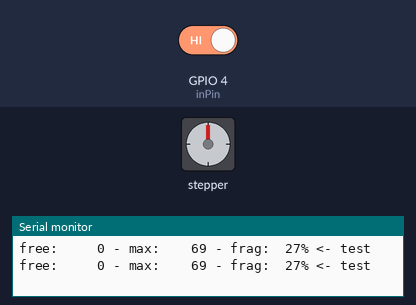
The sketch below on a simulated ESP8266 (NodeMCU). Shown: stepper motor, the last lines printed to the serial monitor. The test bench sets the inputs (shaded band); at power-on: GPIO 4 (inPin) HIGH. WiFi joins after 1.5 s; servers stay silent unless stated; stepper angles assume 2048 steps per turn.

Above: at 6.7 s.
6.8 s: GPIO 4 (inPin) driven LOW
At 6.95 s:
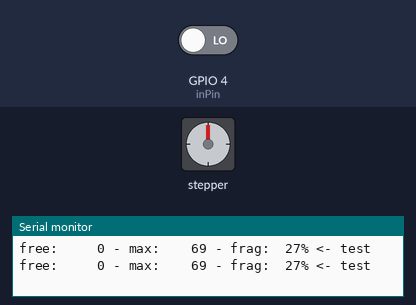
9.8 s: GPIO 4 (inPin) driven HIGH
At 10.2 s:
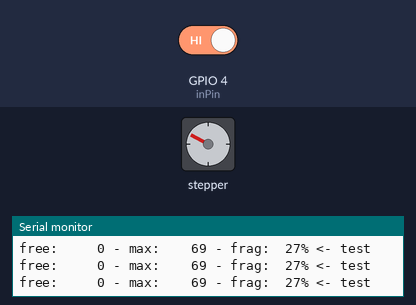
11.4 s: GPIO 4 (inPin) driven LOW
At 11.55 s:
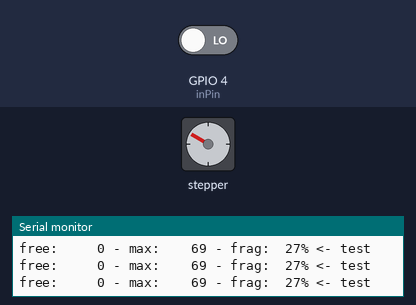
Timing chart, 0 to 23.4 s (numbered marks = the images above; inputs shaded):
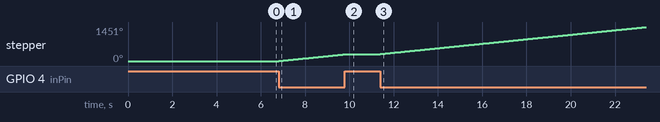

Measured:
- after the input at 6.8 s, stepper: keeps turning clockwise at about 96°/s, starting at once
- after the input at 9.8 s, stepper: goes on until 9.9 s, then stays 298°
- after the input at 11.4 s, stepper: keeps turning clockwise at about 96°/s, starting at once

The sketch:

motorController.ino
```cpp
/*
 * WebSocketClientSocketIO.ino
 *
 *  Created on: 06.06.2016
 *
 */

#include <Arduino.h>

#include <ESP8266WiFi.h>
#include <ESP8266WiFiMulti.h>
#include <Adafruit_NeoPixel.h>
#include <Stepper.h>
#include <ArduinoJson.h>

#include <SocketIoClient.h>

#include <Hash.h>

ESP8266WiFiMulti WiFiMulti;
SocketIoClient webSocket;
#define LED_PIN 14
#define LED_PIN2 12
#define USE_SERIAL Serial1
#define LED_COUNT 60

#define PATAPON "patapatapon"
#define PATAPON_PASS "oreooreo123"
#define PATAPON_SERVER_IP "192.168.43.81"

#define HOME "Livebox-FA80"
#define HOME_PASS "7gxgMFqdtRzoQZ3gFy"
#define HOME_SERVER_IP "192.168.1.10"

int inPin = 4;
int val = HIGH;
int timer = 0;
boolean canRotateMotors = true;
const int stepsPerRevolution = 2048;
Stepper myStepper = Stepper(stepsPerRevolution, 14, 13, 12, 15);

void identify(const char * payload, size_t length) {
  Serial.println("refreshing \n");
  webSocket.emit("HandShakeAnswered","\"motor:map\"");

  //rainbow(10);
}

void activateNearMotors(const char * payload, size_t length) {
  Serial.println("refreshing \n");
  canRotateMotors = true;

  //rainbow(10);
}
void disableMotors(const char * payload, size_t length) {
  canRotateMotors = false;
  Serial.println("refreshing \n");

  //rainbow(10);
}
void activateAllMotors(const char * payload, size_t length) {
  Serial.println("refreshing \n");
  canRotateMotors = true;

  //rainbow(10);
}
void setup() {
    Serial.begin(115200);

    USE_SERIAL.setDebugOutput(true);

    USE_SERIAL.println();
    USE_SERIAL.println();
    USE_SERIAL.println();

    pinMode(inPin, INPUT);

      for(uint8_t t = 4; t > 0; t--) {
          USE_SERIAL.printf("[SETUP] BOOT WAIT %d...\n", t);
          USE_SERIAL.flush();
          delay(1000);
      }
    WiFi.getMode();
    //WiFi.mode(WIFI_AP);
    WiFiMulti.addAP(PATAPON, PATAPON_PASS);

    while(WiFiMulti.run() != WL_CONNECTED) {
        delay(100);
    }

    webSocket.on("edisonCompleted", activateNearMotors);
    webSocket.on("westinghouseCompleted", disableMotors);
    webSocket.on("teslaCompleted", activateAllMotors);
    webSocket.on("startHandShake", identify);

    webSocket.begin(PATAPON_SERVER_IP,3000);
    webSocket.emit("hello","\"je suis le centre de la map o/\"");
    #if defined(__AVR_ATtiny85__) && (F_CPU == 16000000)
  clock_prescale_set(clock_div_1);
    #endif
      // END of Trinket-specific code.
      myStepper.setSpeed(16);
}

    // use HTTP Basic Authorization this is optional remove if not needed
    //webSocket.setAuthorization("username", "password");

void loop() {
    webSocket.loop();
    int newVal = digitalRead(inPin);
     // read input value
    if (newVal == LOW && canRotateMotors) {         // check if the input is HIGH (button released)
      myStepper.step(100);// Blue
    }
    if (timer == 500){
      stats("test");
      webSocket.emit("hello","\"this is a reponse ws\"");
      timer = 0;
    }
    timer ++;


}


void stats(const char* what) {
  // we could use getFreeHeap() getMaxFreeBlockSize() and getHeapFragmentation()
  // or all at once:
  uint32_t free;
  uint16_t max;
  uint8_t frag;
  ESP.getHeapStats(&free, &max, &frag);

  Serial.printf("free: %5d - max: %5d - frag: %3d%% <- ", free, max, frag);
  // %s requires a malloc that could fail, using println instead:
  Serial.println(what);
}
```
